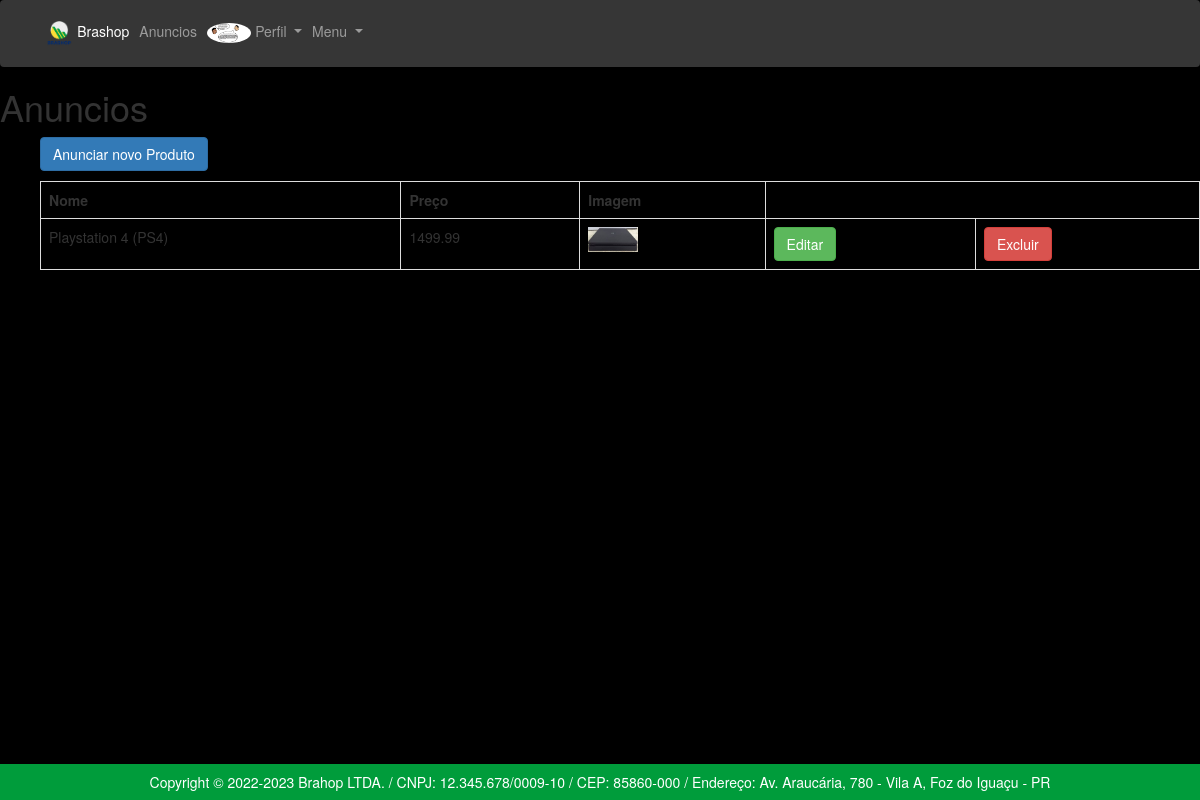
Screenshot of /app/controllers/AnuncioController.php?action=findAnuncioByUser (signed in) with the database file from the repository.
### tables this page shows
CREATE TABLE `anuncios` (
  `id` int(11) NOT NULL,
  `nome` varchar(100) NOT NULL,
  `preco` float NOT NULL,
  `imagem` mediumtext NOT NULL,
  `imagem2` varchar(500) NOT NULL,
  `imagem3` varchar(500) NOT NULL,
  `imagem4` varchar(500) NOT NULL,
  `imagem5` varchar(500) NOT NULL,
  `descricao` text NOT NULL,
  `data_envio` timestamp NOT NULL DEFAULT current_timestamp(),
  `usuarios_id` int(11) NOT NULL,
  `categorias_id` int(11) NOT NULL,
  `avaliacoes_id` int(11) NOT NULL
);

### app/repository/AnuncioRepository.php (called while the page is built, shortened)
<?php
    require_once __DIR__ . "/../connection/Connection.php";
    class AnuncioRepository {
        public PDO $conn;
        function __construct()
        {
            $this->conn = Connection::getConnection();
        }
        public function findAnuncioByUser(): array {
            $query = "SELECT * FROM anuncios WHERE usuarios_id = :usuarios_id";
            $prepare = $this->conn->prepare($query);
            $prepare->bindValue(':usuarios_id',@$_SESSION["usuario"]["id"]);
            $prepare->execute();
            $result = $prepare->fetchALL(PDO::FETCH_ASSOC);
            return $result;
        }
    }

### app/connection/Connection.php (called while the page is built)
<?php
class Connection {
    private static $host = "localhost";
    private static $dbname = "marketplace";
    private static $user = "root";
    private static $password = "";
    private static ?PDO $conn = null;
    public static function getConnection(): PDO {
        if(self::$conn == null) {
            try {
                self::$conn = new PDO("mysql:host=" . self::$host . ";dbname=" . self::$dbname,
                self::$user,
                self::$password);
                self::$conn->setAttribute(PDO::ATTR_ERRMODE, PDO::ERRMODE_EXCEPTION);
            } catch(Exception $e) {
                print("Erro ao conectar com o banco de dados");
            }
        }
        return self::$conn;
    }
}

### app/views/anuncios/meusAnuncios.php (the view, shortened to what this page needs)
<!DOCTYPE html>
<html lang="pt-br">
  <head>
    <link rel="stylesheet" type="text/css" href="../views/helpers/css/bootstrap.min.css">
</head>
<body>
<?php
if(isset($_SESSION["usuario"])){
  if($_SESSION["usuario"]['is_adm'] == 1){
    include_once __DIR__ . "/../helpers/menuAdm.php";
   }else{
   include_once __DIR__ . "/../helpers/menuLogin.php";
 }
}
?>
    <h1> Anuncios </h1>
    <ul>
      <td><table class = 'table table-hover-table-striped table-bordered'></td>
          <tr>
          <th>Nome</th>
          <th>Preço</th>
          <th>Imagem</th>
          </tr>
        <?php foreach($data['anuncios'] as $user): ?>
          <tr>
          <td><?= $user['nome'] ?></td>
          <td><?= $user['preco'] ?></td>
          <td><img style="width:50px;" src="../../imgs/<?=$user['imagem'];?>"></img></td>
          <td><a class="btn btn-success" href="./AnuncioController.php?action=edit&id=<?= $user['id'] ?>">Editar</a></td>
          <td><a class="btn btn-danger" href="javascript:confirmarExclusaoAnuncio('<?= $user['nome'] ?>', <?= $user['id'] ?>)">Excluir</a></td>
        <?php endforeach; ?>
    </ul>
    <p>
     <a class="btn btn-primary" href="./AnuncioController.php?action=loadFormNew" >Anunciar novo Produto</a>
</body>
</html>

### app/views/helpers/style-home.css (style rules this page uses)
body { background-color: black !important; }

### rows the page displays
anuncios: nome "Playstation 4 (PS4)", preco "1499.99", imagem (picture)
